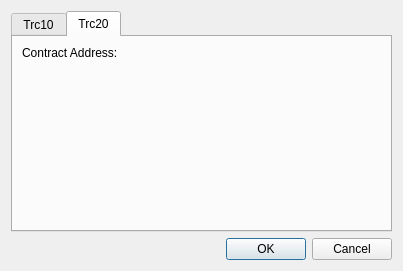
<?xml version="1.0" encoding="UTF-8"?>
<ui version="4.0">
 <class>AddCurrencyDialog</class>
 <widget class="QDialog" name="AddCurrencyDialog">
  <property name="geometry">
   <rect>
    <x>0</x>
    <y>0</y>
    <width>403</width>
    <height>271</height>
   </rect>
  </property>
  <property name="windowTitle">
   <string>Dialog</string>
  </property>
  <layout class="QVBoxLayout" name="verticalLayout_2">
   <item>
    <layout class="QVBoxLayout" name="verticalLayout">
     <item>
      <widget class="QTabWidget" name="tabWidget">
       <property name="currentIndex">
        <number>1</number>
       </property>
       <widget class="QWidget" name="tabTrc10">
        <attribute name="title">
         <string>Trc10</string>
        </attribute>
        <layout class="QVBoxLayout" name="verticalLayout"/>
       </widget>
       <widget class="QWidget" name="tabTrc20">
        <attribute name="title">
         <string>Trc20</string>
        </attribute>
        <layout class="QVBoxLayout" name="verticalLayout">
         <item>
          <layout class="QHBoxLayout" name="horizontalLayout_2">
           <item>
            <widget class="QLabel" name="labelTrc20Address">
             <property name="text">
              <string>Contract Address:</string>
             </property>
            </widget>
           </item>
           <item>
            <widget class="QValidatedLineEdit" name="editTrc20Address" native="true"/>
           </item>
          </layout>
         </item>
         <item>
          <spacer name="verticalSpacer">
           <property name="orientation">
            <enum>Qt::Vertical</enum>
           </property>
           <property name="sizeHint" stdset="0">
            <size>
             <width>20</width>
             <height>40</height>
            </size>
           </property>
          </spacer>
         </item>
        </layout>
       </widget>
      </widget>
     </item>
     <item>
      <widget class="QDialogButtonBox" name="buttonBox">
       <property name="orientation">
        <enum>Qt::Horizontal</enum>
       </property>
       <property name="standardButtons">
        <set>QDialogButtonBox::Cancel|QDialogButtonBox::Ok</set>
       </property>
      </widget>
     </item>
    </layout>
   </item>
  </layout>
 </widget>
 <customwidgets>
  <customwidget>
   <class>QValidatedLineEdit</class>
   <extends>QWidget</extends>
   <header>qt/qvalidatedlineedit.h</header>
   <container>1</container>
  </customwidget>
 </customwidgets>
 <resources/>
 <connections>
  <connection>
   <sender>buttonBox</sender>
   <signal>accepted()</signal>
   <receiver>AddCurrencyDialog</receiver>
   <slot>accept()</slot>
   <hints>
    <hint type="sourcelabel">
     <x>249</x>
     <y>388</y>
    </hint>
    <hint type="destinationlabel">
     <x>157</x>
     <y>274</y>
    </hint>
   </hints>
  </connection>
  <connection>
   <sender>buttonBox</sender>
   <signal>rejected()</signal>
   <receiver>AddCurrencyDialog</receiver>
   <slot>reject()</slot>
   <hints>
    <hint type="sourcelabel">
     <x>317</x>
     <y>388</y>
    </hint>
    <hint type="destinationlabel">
     <x>286</x>
     <y>274</y>
    </hint>
   </hints>
  </connection>
 </connections>
</ui>
